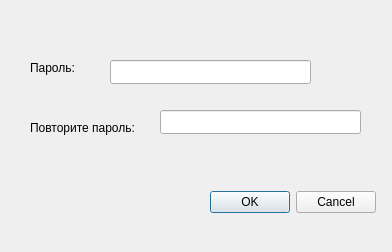
<?xml version="1.0" encoding="UTF-8"?>
<ui version="4.0">
 <class>PasswordForm</class>
 <widget class="QDialog" name="PasswordForm">
  <property name="geometry">
   <rect>
    <x>0</x>
    <y>0</y>
    <width>392</width>
    <height>252</height>
   </rect>
  </property>
  <property name="windowTitle">
   <string>Dialog</string>
  </property>
  <widget class="QLabel" name="label">
   <property name="geometry">
    <rect>
     <x>30</x>
     <y>60</y>
     <width>59</width>
     <height>16</height>
    </rect>
   </property>
   <property name="text">
    <string>Пароль:</string>
   </property>
  </widget>
  <widget class="QLabel" name="label_2">
   <property name="geometry">
    <rect>
     <x>30</x>
     <y>120</y>
     <width>121</width>
     <height>16</height>
    </rect>
   </property>
   <property name="text">
    <string>Повторите пароль:</string>
   </property>
  </widget>
  <widget class="QLineEdit" name="lineEdit">
   <property name="geometry">
    <rect>
     <x>110</x>
     <y>60</y>
     <width>201</width>
     <height>24</height>
    </rect>
   </property>
   <property name="text">
    <string/>
   </property>
   <property name="echoMode">
    <enum>QLineEdit::Password</enum>
   </property>
  </widget>
  <widget class="QLineEdit" name="lineEdit_2">
   <property name="geometry">
    <rect>
     <x>160</x>
     <y>110</y>
     <width>201</width>
     <height>24</height>
    </rect>
   </property>
   <property name="echoMode">
    <enum>QLineEdit::PasswordEchoOnEdit</enum>
   </property>
  </widget>
  <widget class="QDialogButtonBox" name="buttonBox">
   <property name="geometry">
    <rect>
     <x>210</x>
     <y>190</y>
     <width>166</width>
     <height>24</height>
    </rect>
   </property>
   <property name="standardButtons">
    <set>QDialogButtonBox::Cancel|QDialogButtonBox::Ok</set>
   </property>
  </widget>
 </widget>
 <resources/>
 <connections/>
</ui>
